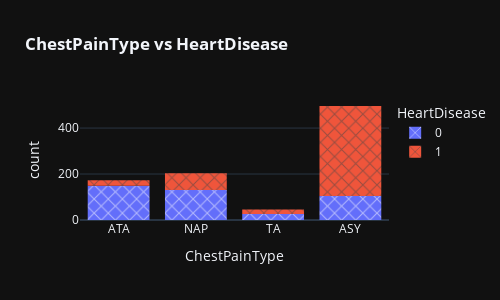

The code cell stored with this chart in its notebook:
### Markdown cell above
BOOM!! Male suffers 2xtimes more from Heart Disease comparing to Females

### Code cell
fig = px.histogram(data_frame = df,
             x = "ChestPainType",
             color="HeartDisease", title="<b>ChestPainType vs HeartDisease</b>",
             pattern_shape_sequence=["x"],template='plotly_dark', width=500,height=300)

fig.show()

### Figure 1 — Plotly figure (JSON) as saved in the notebook; plotly's stock layout.template omitted (floating-point values rounded to 4 significant figures; data arrays with more than 128 entries replaced by an {"elided": "..."} marker saying what was removed)
{"data": [{"alignmentgroup": "True", "bingroup": "x", "hovertemplate": "HeartDisease=0<br>ChestPainType=%{x}<br>count=%{y}<extra></extra>", "legendgroup": "0", "marker": {"color": "#636efa", "pattern": {"shape": "x"}}, "name": "0", "offsetgroup": "0", "orientation": "v", "showlegend": true, "type": "histogram", "x": {"elided": "410 str values"}, "xaxis": "x", "yaxis": "y"}, {"alignmentgroup": "True", "bingroup": "x", "hovertemplate": "HeartDisease=1<br>ChestPainType=%{x}<br>count=%{y}<extra></extra>", "legendgroup": "1", "marker": {"color": "#EF553B", "pattern": {"shape": "x"}}, "name": "1", "offsetgroup": "1", "orientation": "v", "showlegend": true, "type": "histogram", "x": {"elided": "508 str values"}, "xaxis": "x", "yaxis": "y"}], "layout": {"barmode": "relative", "height": 300, "legend": {"title": {"text": "HeartDisease"}, "tracegroupgap": 0}, "title": {"text": "<b>ChestPainType vs HeartDisease</b>"}, "width": 500, "xaxis": {"anchor": "y", "domain": [0, 1], "title": {"text": "ChestPainType"}}, "yaxis": {"anchor": "x", "domain": [0, 1], "title": {"text": "count"}}}}
